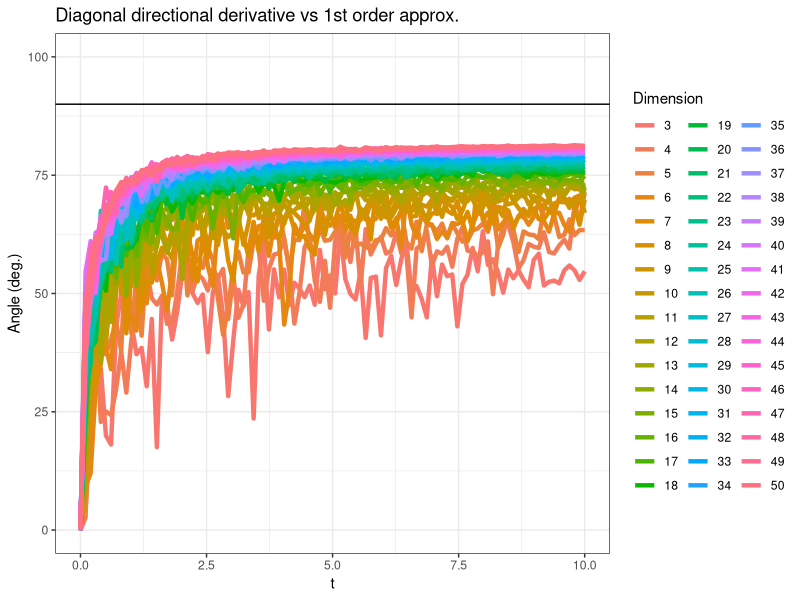
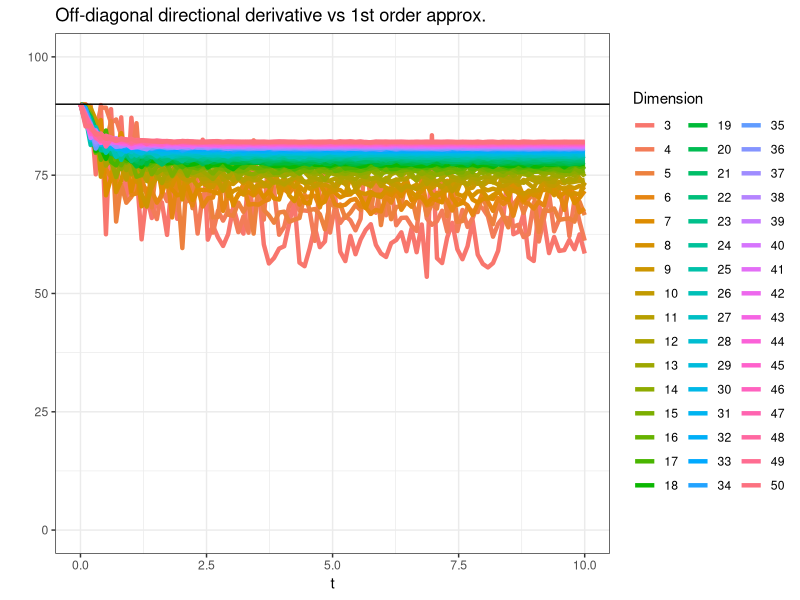
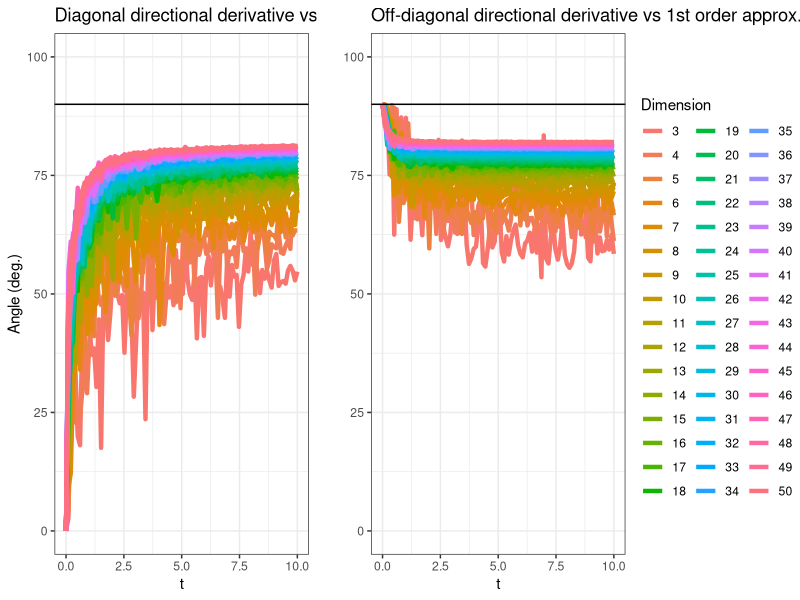

Source code (R) for these figures, in order:
setwd("~/expmDerivative/")
library(ggplot2)

blockwise <- function(t,Q,E) {
  B1  <- cbind(Q,E)
  B2  <- cbind(Q*0,Q)
  B   <- rbind(B1,B2) 
  etB <- expm::expm(t*B)
  return(etB[1:(dim(etB)[1]/2),(dim(etB)[1]/2+1):dim(etB)[1]])
}

cnvrgncBnd <- function(t, Q, Jij) {
  n <- dim(Q)[1]
  eig.obj <- eigen(Q)
  inv.spctrm <- 1/eig.obj$values
  inv.spctrm[length(inv.spctrm)] <- 0
  pinv    <- Re(eig.obj$vectors %*% diag(inv.spctrm) %*% solve(eig.obj$vectors))
  mat <- expm::expm(t*Q)%*%Jij%*%pinv%*%(Q*t+diag(n))
  return(norm(mat,type="F"))
}

nvBnd1 <- function(t, Q, Jij) {
  nrmXptQ <- norm(expm::expm(t*Q),type="F")
  nrmQ    <- norm(Q,type="F")
  out     <- nrmXptQ / (2*nrmQ) * (exp(2*t*nrmQ) - 2*t*nrmQ - 1)
  return(out)
}

nvBnd2 <- function(t, Q, Jij) {
  nrmQ    <- norm(Q,type="F")
  out     <- sqrt(2)/nrmQ * (exp(t*nrmQ)*(t*nrmQ - 1) + 1)
  return(out)
}

################################################################################

df      <- data.frame(Error=numeric(),Dimension=character(),t=numeric())


for(n in 3:50) {
for (t in seq(from=10^(-10),to=10,length.out=100)) {

  Q       <- matrix(rexp(n^2),n,n)
  diag(Q) <- 0
  diag(Q) <- - rowSums(Q)
  E       <- matrix(0,n,n)
  #E[sample(1:n,size=1),sample(1:n,size=1)]   <- 1
  d <- sample(1:n,size=1)
  E[d,d] <- 1
  drv <- blockwise(t=t,Q,E)
  frstRdr <- expm::expm(t*Q) %*% E *t # correct approx

  df <- rbind(df,
              c(acos(sum(diag(frstRdr%*%drv))/
                  (norm(frstRdr,type="F")*norm(drv,type="F")))*(360/(2*pi)),
                n,
                t))

}
}

colnames(df) <- c("Error","Dimension","t")
df$Dimension <- factor(df$Dimension)
df$Error <- as.numeric(df$Error)
df$t     <- as.numeric(df$t)

gg <- ggplot(df,aes(x=t,y=Error,color=Dimension)) +
  geom_line(size=1.5) +
  geom_hline(yintercept = 90) +
  # scale_y_log10() +
  ylab("Angle (deg.)") +
  coord_cartesian(ylim=c(0,100)) +
  ggtitle("Diagonal directional derivative vs 1st order approx.") +
  theme_bw()
gg

df      <- data.frame(Error=numeric(),Dimension=character(),t=numeric())


for(n in 3:50) {
  for (t in seq(from=10^(-10),to=10,length.out=100)) {
    
    Q       <- matrix(rexp(n^2),n,n)
    diag(Q) <- 0
    diag(Q) <- - rowSums(Q)
    E       <- matrix(0,n,n)
    d <- sample(1:n,size=1)
    dprime <- sample((1:n)[-d],size=1)
    E[d,dprime]   <- 1
    #E[2,2] <- 1
    drv <- blockwise(t=t,Q,E)
    frstRdr <- expm::expm(t*Q) %*% E *t # correct approx
    
    df <- rbind(df,
                c(acos(sum(diag(frstRdr%*%drv))/
                         (norm(frstRdr,type="F")*norm(drv,type="F")))*(360/(2*pi)),
                  n,
                  t))
    
  }
}

colnames(df) <- c("Error","Dimension","t")
df$Dimension <- factor(df$Dimension)
df$Error <- as.numeric(df$Error)
df$t     <- as.numeric(df$t)

gg2 <- ggplot(df,aes(x=t,y=Error,color=Dimension)) +
  geom_line(size=1.5) +
  geom_hline(yintercept = 90) +
  # scale_y_log10() +
  ylab(" ") +
  coord_cartesian(ylim=c(0,100)) +
  ggtitle("Off-diagonal directional derivative vs 1st order approx.") +
  theme_bw()
gg2

# df      <- data.frame(Error=numeric(),Dimension=character(),t=numeric())
# 
# 
# for(n in 3:50) {
#   for (t in seq(from=10^(-10),to=10,length.out=100)) {
#     
#     Q       <- matrix(rexp(n^2),n,n)
#     diag(Q) <- 0
#     diag(Q) <- - rowSums(Q)
#     E       <- matrix(0,n,n)
#     d <- sample(1:n,size=1)
#     dprime <- sample((1:n)[-d],size=1)
#     E[d,dprime]   <- 1
#     E[d,d]  <- -1
#     #E[2,2] <- 1
#     drv <- blockwise(t=t,Q,E)
#     frstRdr <- expm::expm(t*Q) %*% E *t # correct approx
#     
#     df <- rbind(df,
#                 c(acos(sum(diag(frstRdr%*%drv))/
#                          (norm(frstRdr,type="F")*norm(drv,type="F")))*(360/(2*pi)),
#                   n,
#                   t))
#     
#   }
# }
# 
# colnames(df) <- c("Error","Dimension","t")
# df$Dimension <- factor(df$Dimension)
# df$Error <- as.numeric(df$Error)
# df$t     <- as.numeric(df$t)
# 
# gg3 <- ggplot(df,aes(x=t,y=Error,color=Dimension)) +
#   geom_line(size=1.5) +
#   geom_hline(yintercept = 90) +
#   # scale_y_log10() +
#   ylab(" ") +
#   coord_cartesian(ylim=c(0,100)) +
#   ggtitle("Off/on-diagonal directional derivative vs 1st order approx.") +
#   theme_bw()
# gg3

library(ggpubr)
ggsave(ggarrange(gg,gg2,
                 ncol=2,nrow=1,
                 common.legend = TRUE,
                 legend="right"),
       filename = "figures/angles.pdf",
       device = "pdf",
       width=12,height=4)
